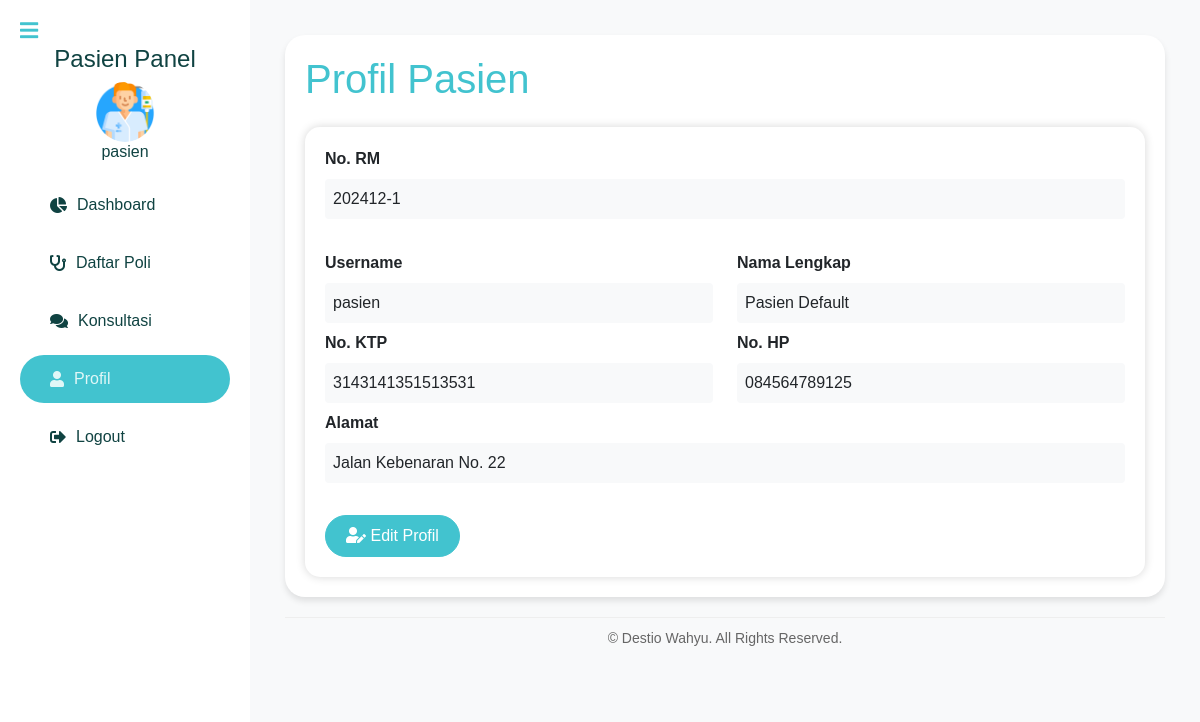
Screenshot of /pasien/profil.php (signed in) with the database file from the repository.
### tables this page shows
CREATE TABLE `pasien` (
  `id` int NOT NULL,
  `nama` varchar(150) NOT NULL,
  `alamat` varchar(255) NOT NULL,
  `no_ktp` varchar(16) NOT NULL,
  `no_hp` varchar(15) NOT NULL,
  `no_rm` char(10) NOT NULL,
  `username` varchar(30) NOT NULL,
  `password` varchar(255) NOT NULL
);

### pasien/profil.php (the view, shortened to what this page needs)
<?php
include '../includes/db.php';
$pasienName = $_SESSION['username'];
$pasienData = $conn->query("SELECT * FROM pasien WHERE username = '$pasienName'")->fetch_assoc();
?>
<!DOCTYPE html>
<html lang="en">
<head>
    <link rel="stylesheet" href="https://cdn.jsdelivr.net/npm/bootstrap@5.3.0/dist/css/bootstrap.min.css">
    <link rel="stylesheet" href="https://cdnjs.cloudflare.com/ajax/libs/font-awesome/5.15.4/css/all.min.css">
    <link rel="stylesheet" href="../assets/css/admin/styles.css">
    <link rel="stylesheet" href="https://cdn.jsdelivr.net/npm/bootstrap-icons@1.3.0/font/bootstrap-icons.css">
    <link rel="stylesheet" href="https://cdn.jsdelivr.net/npm/bootstrap-icons@1.3.0/font/bootstrap-icons.css">
    <link href="https://cdn.jsdelivr.net/npm/bootstrap-icons/font/bootstrap-icons.css" rel="stylesheet">
    <link href="https://cdn.jsdelivr.net/npm/bootstrap-icons/font/bootstrap-icons.css" rel="stylesheet">
</head>
<body>
    <?php include 'sidebar_pasien.php'; ?>
    <div class="content" id="content">
        <div class="container">
            <h1 class="mb-4">Profil Pasien</h1>
                    <div class="card-profildokter">
                        <div class="card-body">
                    <div class="profile-info">
                        <div class="row mb-4">
                            <div class="col-md-12">
                                <label>No. RM</label>
                                <p><?= htmlspecialchars($pasienData['no_rm']) ?></p>
                            </div>
                        </div>
                        <div class="row">
                            <div class="col-md-6">
                                <label>Username</label>
                                <p><?= htmlspecialchars($pasienData['username']) ?></p>
                            </div>
                            <div class="col-md-6">
                                <label>Nama Lengkap</label>
                                <p><?= htmlspecialchars($pasienData['nama']) ?></p>
                            </div>
                        </div>
                        <div class="row">
                            <div class="col-md-6">
                                <label>No. KTP</label>
                                <p><?= htmlspecialchars($pasienData['no_ktp']) ?></p>
                            </div>
                            <div class="col-md-6">
                                <label>No. HP</label>
                                <p><?= htmlspecialchars($pasienData['no_hp']) ?></p>
                            </div>
                        </div>
                        <div class="row">
                            <div class="col-md-12">
                                <label>Alamat</label>
                                <p><?= htmlspecialchars($pasienData['alamat']) ?></p>
                            </div>
                        </div>
                    </div>
                    <button type="button" class="btn btn-primary py-2" data-bs-toggle="modal" data-bs-target="#editProfileModal">
                        <i class="fas fa-user-edit"></i> Edit Profil
                    </button>
                </div>
            </div>
        </div>
    </div>
</body>
</html>

### assets/css/admin/styles.css (style rules this page uses)
body { font-family: Arial, sans-serif; background-color: #f8f9fa; margin: 0; }
.card-profildokter { box-shadow: 0px 0px 10px rgba(0, 0, 0, 0.16); border: none; background-color: #ffffff; border-radius: 15px; margin-top: 20px; padding: 20px; }
.container { background-color: #fff; border-radius: 20px; box-shadow: 0 4px 6px rgba(0, 0, 0, 0.1); padding: 20px; }
h1 { color: #42c3cf; }
.btn-primary { background-color: #42c3cf; border-color: #42c3cf; border-radius: 30px; padding: 7px 20px; }
.content { margin-left: 250px; padding: 35px; transition: all 0.3s ease-in-out; }
.content::after { content: "© Destio Wahyu. All Rights Reserved."; display: block; text-align: center; font-size: 14px; color: #666; margin-top: 20px; padding: 10px 0; border-top: 1px solid #eee; }

### pasien/profil.php (style rules this page uses)
.profile-info { margin-bottom: 1.5rem; }
.profile-info label { font-weight: bold; margin-bottom: 0.5rem; }
.profile-info p { margin-bottom: 0.5rem; padding: 0.5rem; background-color: #f8f9fa; border-radius: 4px; }

### rows the page displays
pasien: no_rm "202412-1", username "pasien", nama "Pasien Default", no_ktp "3143141351513531", no_hp "084564789125", alamat "Jalan Kebenaran No. 22"

### other values shown
$pasienName "pasien"
